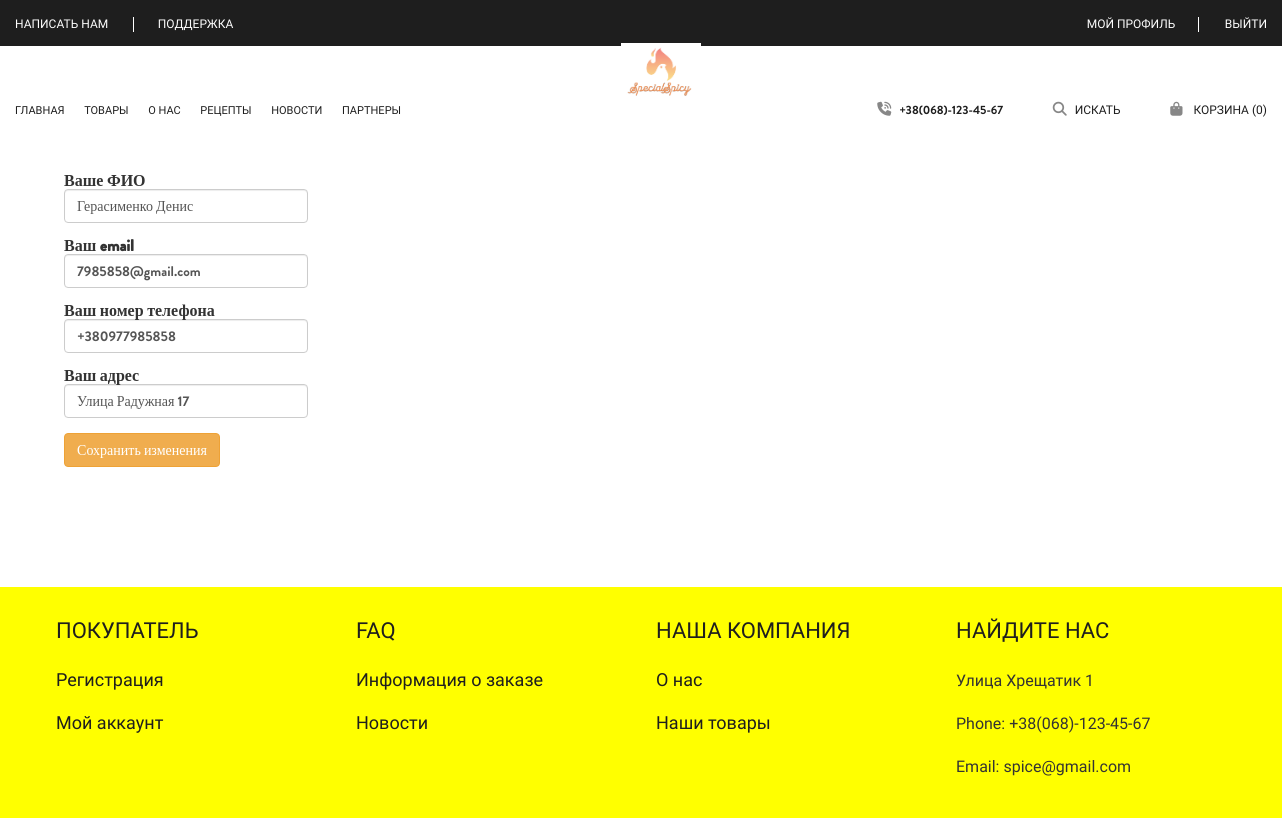
Screenshot of /profile.php (signed in) with the database file from the repository.
### tables this page shows
CREATE TABLE `users` (
  `id` int(11) NOT NULL,
  `name` varchar(255) NOT NULL,
  `phone` varchar(255) NOT NULL,
  `email` varchar(255) NOT NULL,
  `address` varchar(255) NOT NULL,
  `password` varchar(255) NOT NULL
);

### profile.php (the view)
<?php
	include $_SERVER['DOCUMENT_ROOT'] .'/parts/header-links.php';
	include $_SERVER['DOCUMENT_ROOT'] .'/parts/header-index.php';
	include $_SERVER['DOCUMENT_ROOT'] .'/configs/db.php';
	$sql = "SELECT * FROM users WHERE id=" . $_COOKIE["login"];
    $result = mysqli_query($conn, $sql);
    $user = mysqli_fetch_assoc($result);
?>
	<div class="profile">
		<form method="POST" action="edit_profile.php">
		  <div class="form-group">
		    <label>Ваше ФИО</label>
		    <input value="<?php echo $user["name"]?>" name="name" class="form-control">
		  </div>
		  <div class="form-group">
		    <label>Ваш email</label>
		    <input value="<?php echo $user["email"]?>" name="email" class="form-control">
		  </div>
		  <div class="form-group">
		    <label>Ваш номер телефона</label>
		    <input value="<?php echo $user["phone"]?>" name="phone" class="form-control">
		  </div>
		  <div class="form-group">
		    <label>Ваш адрес</label>
		    <input value="<?php echo $user["address"]?>" name="address" class="form-control">
		  </div>
		  <button type="submit" class="btn btn-warning">Сохранить изменения</button>
		</form>
	</div>
<?php
	include $_SERVER['DOCUMENT_ROOT'] .'/parts/footer.php';
?>

### assets/css/main.css (style rules this page uses)
.profile { margin-left: 5%; }
.profile input { width: 20% }

### rows the page displays
users: name "Герасименко Денис", email "7985858@gmail.com", phone "+380977985858", address "Улица Радужная 17"

### other values shown
$count "0"
